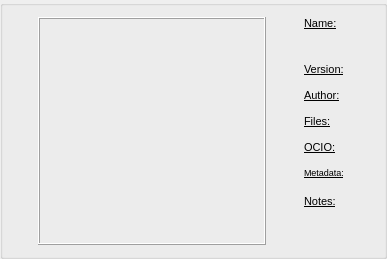
     <widget class="QGroupBox" name="groupBox_Top">
      <property name="sizePolicy">
       <sizepolicy hsizetype="Expanding" vsizetype="Preferred">
        <horstretch>0</horstretch>
        <verstretch>0</verstretch>
       </sizepolicy>
      </property>
      <property name="title">
       <string/>
      </property>
      <layout class="QGridLayout" name="gridLayout_3">
       <item row="2" column="5">
        <widget class="QLabel" name="label_sgPreviewInfo_author__">
         <property name="minimumSize">
          <size>
           <width>55</width>
           <height>0</height>
          </size>
         </property>
         <property name="maximumSize">
          <size>
           <width>55</width>
           <height>16777215</height>
          </size>
         </property>
         <property name="font">
          <font>
           <pointsize>8</pointsize>
           <underline>true</underline>
          </font>
         </property>
         <property name="frameShape">
          <enum>QFrame::NoFrame</enum>
         </property>
         <property name="text">
          <string>Author:</string>
         </property>
         <property name="alignment">
          <set>Qt::AlignLeading|Qt::AlignLeft|Qt::AlignTop</set>
         </property>
         <property name="wordWrap">
          <bool>false</bool>
         </property>
         <property name="textInteractionFlags">
          <set>Qt::NoTextInteraction</set>
         </property>
        </widget>
       </item>
       <item row="4" column="6">
        <widget class="QLabel" name="label_sgPreviewInfo_ocio">
         <property name="minimumSize">
          <size>
           <width>0</width>
           <height>20</height>
          </size>
         </property>
         <property name="maximumSize">
          <size>
           <width>16777215</width>
           <height>20</height>
          </size>
         </property>
         <property name="frameShape">
          <enum>QFrame::NoFrame</enum>
         </property>
         <property name="frameShadow">
          <enum>QFrame::Sunken</enum>
         </property>
         <property name="text">
          <string/>
         </property>
         <property name="alignment">
          <set>Qt::AlignLeading|Qt::AlignLeft|Qt::AlignTop</set>
         </property>
        </widget>
       </item>
       <item row="0" column="5">
        <widget class="QLabel" name="label_sgPreviewInfo_name__">
         <property name="minimumSize">
          <size>
           <width>55</width>
           <height>40</height>
          </size>
         </property>
         <property name="maximumSize">
          <size>
           <width>55</width>
           <height>40</height>
          </size>
         </property>
         <property name="font">
          <font>
           <pointsize>8</pointsize>
           <bold>false</bold>
           <underline>true</underline>
          </font>
         </property>
         <property name="frameShape">
          <enum>QFrame::NoFrame</enum>
         </property>
         <property name="text">
          <string>Name:</string>
         </property>
         <property name="alignment">
          <set>Qt::AlignLeading|Qt::AlignLeft|Qt::AlignTop</set>
         </property>
         <property name="wordWrap">
          <bool>false</bool>
         </property>
         <property name="textInteractionFlags">
          <set>Qt::NoTextInteraction</set>
         </property>
        </widget>
       </item>
       <item row="0" column="0" rowspan="7">
        <layout class="QVBoxLayout" name="verticalLayout_21">
         <property name="sizeConstraint">
          <enum>QLayout::SetFixedSize</enum>
         </property>
         <property name="leftMargin">
          <number>0</number>
         </property>
         <item>
          <widget class="QPushButton" name="pb_iconInfos01">
           <property name="enabled">
            <bool>false</bool>
           </property>
           <property name="sizePolicy">
            <sizepolicy hsizetype="Fixed" vsizetype="Fixed">
             <horstretch>0</horstretch>
             <verstretch>0</verstretch>
            </sizepolicy>
           </property>
           <property name="minimumSize">
            <size>
             <width>18</width>
             <height>18</height>
            </size>
           </property>
           <property name="maximumSize">
            <size>
             <width>18</width>
             <height>18</height>
            </size>
           </property>
           <property name="font">
            <font>
             <family>Segoe UI</family>
             <pointsize>9</pointsize>
             <bold>true</bold>
            </font>
           </property>
           <property name="text">
            <string/>
           </property>
           <property name="checkable">
            <bool>true</bool>
           </property>
           <property name="flat">
            <bool>true</bool>
           </property>
          </widget>
         </item>
         <item>
          <widget class="QPushButton" name="pb_iconInfos02">
           <property name="sizePolicy">
            <sizepolicy hsizetype="Fixed" vsizetype="Fixed">
             <horstretch>0</horstretch>
             <verstretch>0</verstretch>
            </sizepolicy>
           </property>
           <property name="minimumSize">
            <size>
             <width>18</width>
             <height>18</height>
            </size>
           </property>
           <property name="maximumSize">
            <size>
             <width>18</width>
             <height>18</height>
            </size>
           </property>
           <property name="text">
            <string/>
           </property>
           <property name="flat">
            <bool>true</bool>
           </property>
          </widget>
         </item>
         <item>
          <widget class="QPushButton" name="pb_iconInfos03">
           <property name="sizePolicy">
            <sizepolicy hsizetype="Fixed" vsizetype="Fixed">
             <horstretch>0</horstretch>
             <verstretch>0</verstretch>
            </sizepolicy>
           </property>
           <property name="minimumSize">
            <size>
             <width>18</width>
             <height>18</height>
            </size>
           </property>
           <property name="maximumSize">
            <size>
             <width>18</width>
             <height>18</height>
            </size>
           </property>
           <property name="text">
            <string/>
           </property>
           <property name="flat">
            <bool>true</bool>
           </property>
          </widget>
         </item>
         <item>
          <widget class="QPushButton" name="pb_iconInfos04">
           <property name="sizePolicy">
            <sizepolicy hsizetype="Fixed" vsizetype="Fixed">
             <horstretch>0</horstretch>
             <verstretch>0</verstretch>
            </sizepolicy>
           </property>
           <property name="minimumSize">
            <size>
             <width>18</width>
             <height>18</height>
            </size>
           </property>
           <property name="maximumSize">
            <size>
             <width>18</width>
             <height>18</height>
            </size>
           </property>
           <property name="text">
            <string/>
           </property>
           <property name="flat">
            <bool>true</bool>
           </property>
          </widget>
         </item>
         <item>
          <widget class="QPushButton" name="pb_iconInfos05">
           <property name="sizePolicy">
            <sizepolicy hsizetype="Fixed" vsizetype="Fixed">
             <horstretch>0</horstretch>
             <verstretch>0</verstretch>
            </sizepolicy>
           </property>
           <property name="minimumSize">
            <size>
             <width>18</width>
             <height>18</height>
            </size>
           </property>
           <property name="maximumSize">
            <size>
             <width>18</width>
             <height>18</height>
            </size>
           </property>
           <property name="text">
            <string/>
           </property>
           <property name="flat">
            <bool>true</bool>
           </property>
          </widget>
         </item>
         <item>
          <widget class="QPushButton" name="pb_iconInfos06">
           <property name="sizePolicy">
            <sizepolicy hsizetype="Fixed" vsizetype="Fixed">
             <horstretch>0</horstretch>
             <verstretch>0</verstretch>
            </sizepolicy>
           </property>
           <property name="minimumSize">
            <size>
             <width>18</width>
             <height>18</height>
            </size>
           </property>
           <property name="maximumSize">
            <size>
             <width>18</width>
             <height>18</height>
            </size>
           </property>
           <property name="text">
            <string/>
           </property>
           <property name="flat">
            <bool>true</bool>
           </property>
          </widget>
         </item>
         <item>
          <widget class="QPushButton" name="pb_iconInfos07">
           <property name="sizePolicy">
            <sizepolicy hsizetype="Fixed" vsizetype="Fixed">
             <horstretch>0</horstretch>
             <verstretch>0</verstretch>
            </sizepolicy>
           </property>
           <property name="minimumSize">
            <size>
             <width>18</width>
             <height>18</height>
            </size>
           </property>
           <property name="maximumSize">
            <size>
             <width>18</width>
             <height>18</height>
            </size>
           </property>
           <property name="text">
            <string/>
           </property>
           <property name="flat">
            <bool>true</bool>
           </property>
          </widget>
         </item>
         <item>
          <widget class="QPushButton" name="pb_iconInfos08">
           <property name="sizePolicy">
            <sizepolicy hsizetype="Fixed" vsizetype="Fixed">
             <horstretch>0</horstretch>
             <verstretch>0</verstretch>
            </sizepolicy>
           </property>
           <property name="minimumSize">
            <size>
             <width>18</width>
             <height>18</height>
            </size>
           </property>
           <property name="maximumSize">
            <size>
             <width>18</width>
             <height>18</height>
            </size>
           </property>
           <property name="baseSize">
            <size>
             <width>18</width>
             <height>18</height>
            </size>
           </property>
           <property name="font">
            <font>
             <family>MV Boli</family>
             <pointsize>8</pointsize>
             <bold>true</bold>
            </font>
           </property>
           <property name="cursor">
            <cursorShape>PointingHandCursor</cursorShape>
           </property>
           <property name="text">
            <string/>
           </property>
           <property name="flat">
            <bool>true</bool>
           </property>
          </widget>
         </item>
        </layout>
       </item>
       <item row="1" column="5">
        <widget class="QLabel" name="label_sgPreviewInfo_version__">
         <property name="minimumSize">
          <size>
           <width>55</width>
           <height>0</height>
          </size>
         </property>
         <property name="maximumSize">
          <size>
           <width>55</width>
           <height>16777215</height>
          </size>
         </property>
         <property name="font">
          <font>
           <pointsize>8</pointsize>
           <underline>true</underline>
          </font>
         </property>
         <property name="frameShape">
          <enum>QFrame::NoFrame</enum>
         </property>
         <property name="text">
          <string>Version:</string>
         </property>
         <property name="alignment">
          <set>Qt::AlignLeading|Qt::AlignLeft|Qt::AlignTop</set>
         </property>
         <property name="wordWrap">
          <bool>false</bool>
         </property>
         <property name="textInteractionFlags">
          <set>Qt::NoTextInteraction</set>
         </property>
        </widget>
       </item>
       <item row="2" column="6">
        <widget class="QLabel" name="label_sgPreviewInfo_author">
         <property name="minimumSize">
          <size>
           <width>0</width>
           <height>20</height>
          </size>
         </property>
         <property name="maximumSize">
          <size>
           <width>16777215</width>
           <height>20</height>
          </size>
         </property>
         <property name="frameShape">
          <enum>QFrame::NoFrame</enum>
         </property>
         <property name="frameShadow">
          <enum>QFrame::Sunken</enum>
         </property>
         <property name="text">
          <string/>
         </property>
         <property name="alignment">
          <set>Qt::AlignLeading|Qt::AlignLeft|Qt::AlignTop</set>
         </property>
        </widget>
       </item>
       <item row="4" column="5">
        <widget class="QLabel" name="label_sgPreviewInfo_ocio__">
         <property name="minimumSize">
          <size>
           <width>55</width>
           <height>0</height>
          </size>
         </property>
         <property name="maximumSize">
          <size>
           <width>55</width>
           <height>16777215</height>
          </size>
         </property>
         <property name="font">
          <font>
           <pointsize>8</pointsize>
           <underline>true</underline>
          </font>
         </property>
         <property name="text">
          <string>OCIO:</string>
         </property>
         <property name="alignment">
          <set>Qt::AlignLeading|Qt::AlignLeft|Qt::AlignTop</set>
         </property>
        </widget>
       </item>
       <item row="6" column="6">
        <widget class="QLabel" name="label_sgPreviewInfo_notes">
         <property name="minimumSize">
          <size>
           <width>0</width>
           <height>50</height>
          </size>
         </property>
         <property name="frameShape">
          <enum>QFrame::NoFrame</enum>
         </property>
         <property name="text">
          <string/>
         </property>
         <property name="alignment">
          <set>Qt::AlignLeading|Qt::AlignLeft|Qt::AlignTop</set>
         </property>
        </widget>
       </item>
       <item row="5" column="6">
        <widget class="QLabel" name="label_sgPreviewInfo_metadata">
         <property name="frameShape">
          <enum>QFrame::NoFrame</enum>
         </property>
         <property name="frameShadow">
          <enum>QFrame::Sunken</enum>
         </property>
         <property name="text">
          <string/>
         </property>
         <property name="scaledContents">
          <bool>false</bool>
         </property>
         <property name="alignment">
          <set>Qt::AlignLeading|Qt::AlignLeft|Qt::AlignTop</set>
         </property>
         <property name="wordWrap">
          <bool>false</bool>
         </property>
         <property name="textInteractionFlags">
          <set>Qt::LinksAccessibleByMouse|Qt::TextSelectableByMouse</set>
         </property>
        </widget>
       </item>
       <item row="0" column="1" rowspan="7">
        <widget class="QLabel" name="label_sgThumbnail">
         <property name="sizePolicy">
          <sizepolicy hsizetype="Expanding" vsizetype="Expanding">
           <horstretch>0</horstretch>
           <verstretch>0</verstretch>
          </sizepolicy>
         </property>
         <property name="minimumSize">
          <size>
           <width>228</width>
           <height>228</height>
          </size>
         </property>
         <property name="maximumSize">
          <size>
           <width>228</width>
           <height>228</height>
          </size>
         </property>
         <property name="mouseTracking">
          <bool>true</bool>
         </property>
         <property name="acceptDrops">
          <bool>true</bool>
         </property>
         <property name="toolTip">
          <string>&lt;html&gt;&lt;head/&gt;&lt;body&gt;&lt;p&gt;Click to view asset in file explorer&lt;/p&gt;&lt;/body&gt;&lt;/html&gt;</string>
         </property>
         <property name="frameShape">
          <enum>QFrame::Box</enum>
         </property>
         <property name="frameShadow">
          <enum>QFrame::Raised</enum>
         </property>
         <property name="text">
          <string/>
         </property>
         <property name="alignment">
          <set>Qt::AlignLeading|Qt::AlignLeft|Qt::AlignVCenter</set>
         </property>
         <property name="margin">
          <number>2</number>
         </property>
         <property name="indent">
          <number>1</number>
         </property>
        </widget>
       </item>
       <item row="0" column="2" rowspan="7">
        <widget class="QLabel" name="label_topSeparator">
         <property name="enabled">
          <bool>false</bool>
         </property>
         <property name="minimumSize">
          <size>
           <width>5</width>
           <height>0</height>
          </size>
         </property>
         <property name="maximumSize">
          <size>
           <width>5</width>
           <height>16777215</height>
          </size>
         </property>
         <property name="text">
          <string/>
         </property>
        </widget>
       </item>
       <item row="3" column="6">
        <widget class="QLabel" name="label_sgPreviewInfo_available">
         <property name="minimumSize">
          <size>
           <width>0</width>
           <height>20</height>
          </size>
         </property>
         <property name="maximumSize">
          <size>
           <width>16777215</width>
           <height>20</height>
          </size>
         </property>
         <property name="frameShape">
          <enum>QFrame::NoFrame</enum>
         </property>
         <property name="frameShadow">
          <enum>QFrame::Sunken</enum>
         </property>
         <property name="text">
          <string/>
         </property>
         <property name="alignment">
          <set>Qt::AlignLeading|Qt::AlignLeft|Qt::AlignTop</set>
         </property>
        </widget>
       </item>
       <item row="5" column="5">
        <widget class="QLabel" name="label_sgPreviewInfo_metadata__">
         <property name="minimumSize">
          <size>
           <width>55</width>
           <height>0</height>
          </size>
         </property>
         <property name="maximumSize">
          <size>
           <width>55</width>
           <height>16777215</height>
          </size>
         </property>
         <property name="font">
          <font>
           <pointsize>7</pointsize>
           <underline>true</underline>
          </font>
         </property>
         <property name="frameShape">
          <enum>QFrame::NoFrame</enum>
         </property>
         <property name="text">
          <string>Metadata:</string>
         </property>
         <property name="alignment">
          <set>Qt::AlignLeading|Qt::AlignLeft|Qt::AlignTop</set>
         </property>
         <property name="wordWrap">
          <bool>false</bool>
         </property>
         <property name="textInteractionFlags">
          <set>Qt::NoTextInteraction</set>
         </property>
        </widget>
       </item>
       <item row="0" column="6">
        <widget class="QLabel" name="label_sgPreviewInfo_name">
         <property name="minimumSize">
          <size>
           <width>0</width>
           <height>40</height>
          </size>
         </property>
         <property name="maximumSize">
          <size>
           <width>16777215</width>
           <height>40</height>
          </size>
         </property>
         <property name="font">
          <font>
           <pointsize>10</pointsize>
           <bold>true</bold>
           <underline>true</underline>
          </font>
         </property>
         <property name="frameShape">
          <enum>QFrame::NoFrame</enum>
         </property>
         <property name="text">
          <string/>
         </property>
         <property name="alignment">
          <set>Qt::AlignLeading|Qt::AlignLeft|Qt::AlignTop</set>
         </property>
         <property name="textInteractionFlags">
          <set>Qt::LinksAccessibleByMouse|Qt::TextSelectableByMouse</set>
         </property>
        </widget>
       </item>
       <item row="1" column="6">
        <widget class="QLabel" name="label_sgPreviewInfo_version">
         <property name="minimumSize">
          <size>
           <width>0</width>
           <height>20</height>
          </size>
         </property>
         <property name="maximumSize">
          <size>
           <width>16777215</width>
           <height>20</height>
          </size>
         </property>
         <property name="frameShape">
          <enum>QFrame::NoFrame</enum>
         </property>
         <property name="frameShadow">
          <enum>QFrame::Plain</enum>
         </property>
         <property name="text">
          <string/>
         </property>
         <property name="alignment">
          <set>Qt::AlignLeading|Qt::AlignLeft|Qt::AlignTop</set>
         </property>
        </widget>
       </item>
       <item row="6" column="5">
        <widget class="QLabel" name="label_sgPreviewInfo_notes__">
         <property name="sizePolicy">
          <sizepolicy hsizetype="Preferred" vsizetype="Maximum">
           <horstretch>0</horstretch>
           <verstretch>0</verstretch>
          </sizepolicy>
         </property>
         <property name="minimumSize">
          <size>
           <width>55</width>
           <height>0</height>
          </size>
         </property>
         <property name="maximumSize">
          <size>
           <width>55</width>
           <height>75</height>
          </size>
         </property>
         <property name="font">
          <font>
           <pointsize>8</pointsize>
           <underline>true</underline>
          </font>
         </property>
         <property name="frameShape">
          <enum>QFrame::NoFrame</enum>
         </property>
         <property name="text">
          <string>Notes:</string>
         </property>
         <property name="scaledContents">
          <bool>false</bool>
         </property>
         <property name="alignment">
          <set>Qt::AlignLeading|Qt::AlignLeft|Qt::AlignTop</set>
         </property>
         <property name="wordWrap">
          <bool>false</bool>
         </property>
         <property name="margin">
          <number>0</number>
         </property>
         <property name="textInteractionFlags">
          <set>Qt::NoTextInteraction</set>
         </property>
        </widget>
       </item>
       <item row="3" column="5">
        <widget class="QLabel" name="label_sgPreviewInfo_available__">
         <property name="minimumSize">
          <size>
           <width>55</width>
           <height>20</height>
          </size>
         </property>
         <property name="maximumSize">
          <size>
           <width>55</width>
           <height>20</height>
          </size>
         </property>
         <property name="font">
          <font>
           <pointsize>8</pointsize>
           <underline>true</underline>
          </font>
         </property>
         <property name="frameShape">
          <enum>QFrame::NoFrame</enum>
         </property>
         <property name="text">
          <string>Files:</string>
         </property>
         <property name="alignment">
          <set>Qt::AlignLeading|Qt::AlignLeft|Qt::AlignTop</set>
         </property>
         <property name="wordWrap">
          <bool>false</bool>
         </property>
         <property name="textInteractionFlags">
          <set>Qt::NoTextInteraction</set>
         </property>
        </widget>
       </item>
       <item row="1" column="3">
        <widget class="QPushButton" name="pushButton_sg_viewLog">
         <property name="minimumSize">
          <size>
           <width>10</width>
           <height>10</height>
          </size>
         </property>
         <property name="maximumSize">
          <size>
           <width>15</width>
           <height>15</height>
          </size>
         </property>
         <property name="text">
          <string/>
         </property>
         <property name="flat">
          <bool>true</bool>
         </property>
        </widget>
       </item>
      </layout>
     </widget>
